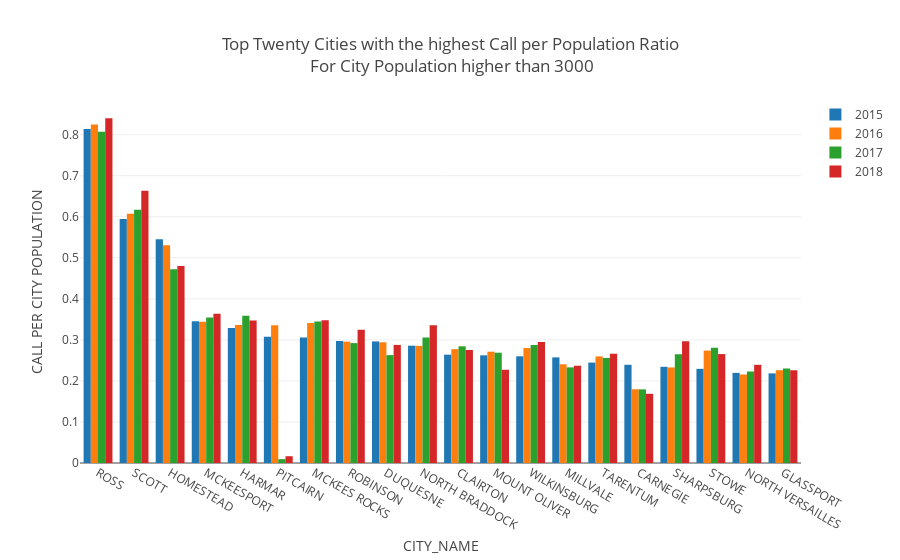

The cell this chart's notebook holds for it:
### Code cell
fig = bar_plot(Top_20_df_3000)
title2=("Top Twenty Cities with the highest Call per Population Ratio"
        "<br> For City Population higher than 3000")
fig.update(generate_labels(title2,
                           xlabel,
                           ylabel="CALL PER CITY POPULATION"))
iplot(fig)

### Figure 1 — Plotly figure (JSON) as saved in the notebook; plotly's stock layout.template omitted (floating-point values rounded to 4 significant figures)
{"data": [{"name": "2015", "type": "bar", "uid": "1f06dcde-a9d9-4b43-8b43-6602c99a415a", "x": ["ROSS", "SCOTT", "HOMESTEAD", "MCKEESPORT", "HARMAR", "PITCAIRN", "MCKEES ROCKS", "ROBINSON", "DUQUESNE", "NORTH BRADDOCK", "CLAIRTON", "MOUNT OLIVER", "WILKINSBURG", "MILLVALE", "TARENTUM", "CARNEGIE", "SHARPSBURG", "STOWE", "NORTH VERSAILLES", "GLASSPORT"], "y": [0.814, 0.5946, 0.5451, 0.3456, 0.3292, 0.3078, 0.3055, 0.2973, 0.2963, 0.2858, 0.264, 0.2623, 0.2599, 0.2574, 0.2447, 0.2393, 0.2344, 0.2294, 0.2196, 0.2184]}, {"name": "2016", "type": "bar", "uid": "6bc0a797-de6d-4b3e-81b2-97b68a5a93f1", "x": ["ROSS", "SCOTT", "HOMESTEAD", "MCKEESPORT", "MCKEES ROCKS", "HARMAR", "PITCAIRN", "ROBINSON", "DUQUESNE", "NORTH BRADDOCK", "WILKINSBURG", "CLAIRTON", "STOWE", "MOUNT OLIVER", "TARENTUM", "MILLVALE", "SHARPSBURG", "GLASSPORT", "NORTH VERSAILLES", "CARNEGIE"], "y": [0.8251, 0.6072, 0.5307, 0.344, 0.3409, 0.3362, 0.3355, 0.2958, 0.2941, 0.2855, 0.2803, 0.2774, 0.274, 0.2712, 0.2598, 0.2405, 0.2328, 0.2261, 0.2157, 0.1797]}, {"name": "2017", "type": "bar", "uid": "3225f1c9-2120-4079-9ca8-705bcdbe3e5f", "x": ["ROSS", "SCOTT", "HOMESTEAD", "HARMAR", "MCKEESPORT", "MCKEES ROCKS", "NORTH BRADDOCK", "ROBINSON", "WILKINSBURG", "CLAIRTON", "STOWE", "MOUNT OLIVER", "SHARPSBURG", "DUQUESNE", "TARENTUM", "MILLVALE", "GLASSPORT", "NORTH VERSAILLES", "CARNEGIE", "PITCAIRN"], "y": [0.8072, 0.6174, 0.4722, 0.3591, 0.3547, 0.3449, 0.3059, 0.2921, 0.2876, 0.2844, 0.2808, 0.2688, 0.2648, 0.2628, 0.2561, 0.233, 0.2301, 0.2229, 0.1794, 0.009349]}, {"name": "2018", "type": "bar", "uid": "4318304c-a75d-44fe-8578-0698c8a7f27d", "x": ["ROSS", "SCOTT", "HOMESTEAD", "MCKEESPORT", "MCKEES ROCKS", "HARMAR", "NORTH BRADDOCK", "ROBINSON", "SHARPSBURG", "WILKINSBURG", "DUQUESNE", "CLAIRTON", "TARENTUM", "STOWE", "NORTH VERSAILLES", "MILLVALE", "MOUNT OLIVER", "GLASSPORT", "CARNEGIE", "PITCAIRN"], "y": [0.8403, 0.6635, 0.4798, 0.3636, 0.3481, 0.3475, 0.3359, 0.3246, 0.2967, 0.2948, 0.2877, 0.2753, 0.2662, 0.2654, 0.2393, 0.2368, 0.2271, 0.226, 0.1687, 0.01652]}], "layout": {"title": {"text": "Top Twenty Cities with the highest Call per Population Ratio<br> For City Population higher than 3000"}, "xaxis": {"automargin": true, "title": {"text": "CITY_NAME"}}, "yaxis": {"title": {"text": "CALL PER CITY POPULATION"}}}}
